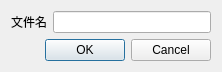
<?xml version="1.0" encoding="UTF-8"?>
<ui version="4.0">
 <class>AddFileDialog</class>
 <widget class="QDialog" name="AddFileDialog">
  <property name="geometry">
   <rect>
    <x>0</x>
    <y>0</y>
    <width>222</width>
    <height>71</height>
   </rect>
  </property>
  <property name="windowTitle">
   <string>新建文章</string>
  </property>
  <layout class="QVBoxLayout" name="verticalLayout">
   <item>
    <layout class="QHBoxLayout" name="horizontalLayout_2">
     <item>
      <widget class="QLabel" name="label_2">
       <property name="text">
        <string>文件名</string>
       </property>
      </widget>
     </item>
     <item>
      <widget class="QLineEdit" name="lineEdit_2"/>
     </item>
    </layout>
   </item>
   <item>
    <layout class="QHBoxLayout" name="horizontalLayout_3">
     <item>
      <spacer name="horizontalSpacer">
       <property name="orientation">
        <enum>Qt::Horizontal</enum>
       </property>
       <property name="sizeHint" stdset="0">
        <size>
         <width>40</width>
         <height>20</height>
        </size>
       </property>
      </spacer>
     </item>
     <item>
      <widget class="QDialogButtonBox" name="buttonBox">
       <property name="orientation">
        <enum>Qt::Horizontal</enum>
       </property>
       <property name="standardButtons">
        <set>QDialogButtonBox::Cancel|QDialogButtonBox::Ok</set>
       </property>
      </widget>
     </item>
    </layout>
   </item>
  </layout>
 </widget>
 <resources/>
 <connections>
  <connection>
   <sender>buttonBox</sender>
   <signal>accepted()</signal>
   <receiver>AddFileDialog</receiver>
   <slot>accept()</slot>
   <hints>
    <hint type="sourcelabel">
     <x>248</x>
     <y>254</y>
    </hint>
    <hint type="destinationlabel">
     <x>157</x>
     <y>274</y>
    </hint>
   </hints>
  </connection>
  <connection>
   <sender>buttonBox</sender>
   <signal>rejected()</signal>
   <receiver>AddFileDialog</receiver>
   <slot>reject()</slot>
   <hints>
    <hint type="sourcelabel">
     <x>316</x>
     <y>260</y>
    </hint>
    <hint type="destinationlabel">
     <x>286</x>
     <y>274</y>
    </hint>
   </hints>
  </connection>
 </connections>
</ui>
